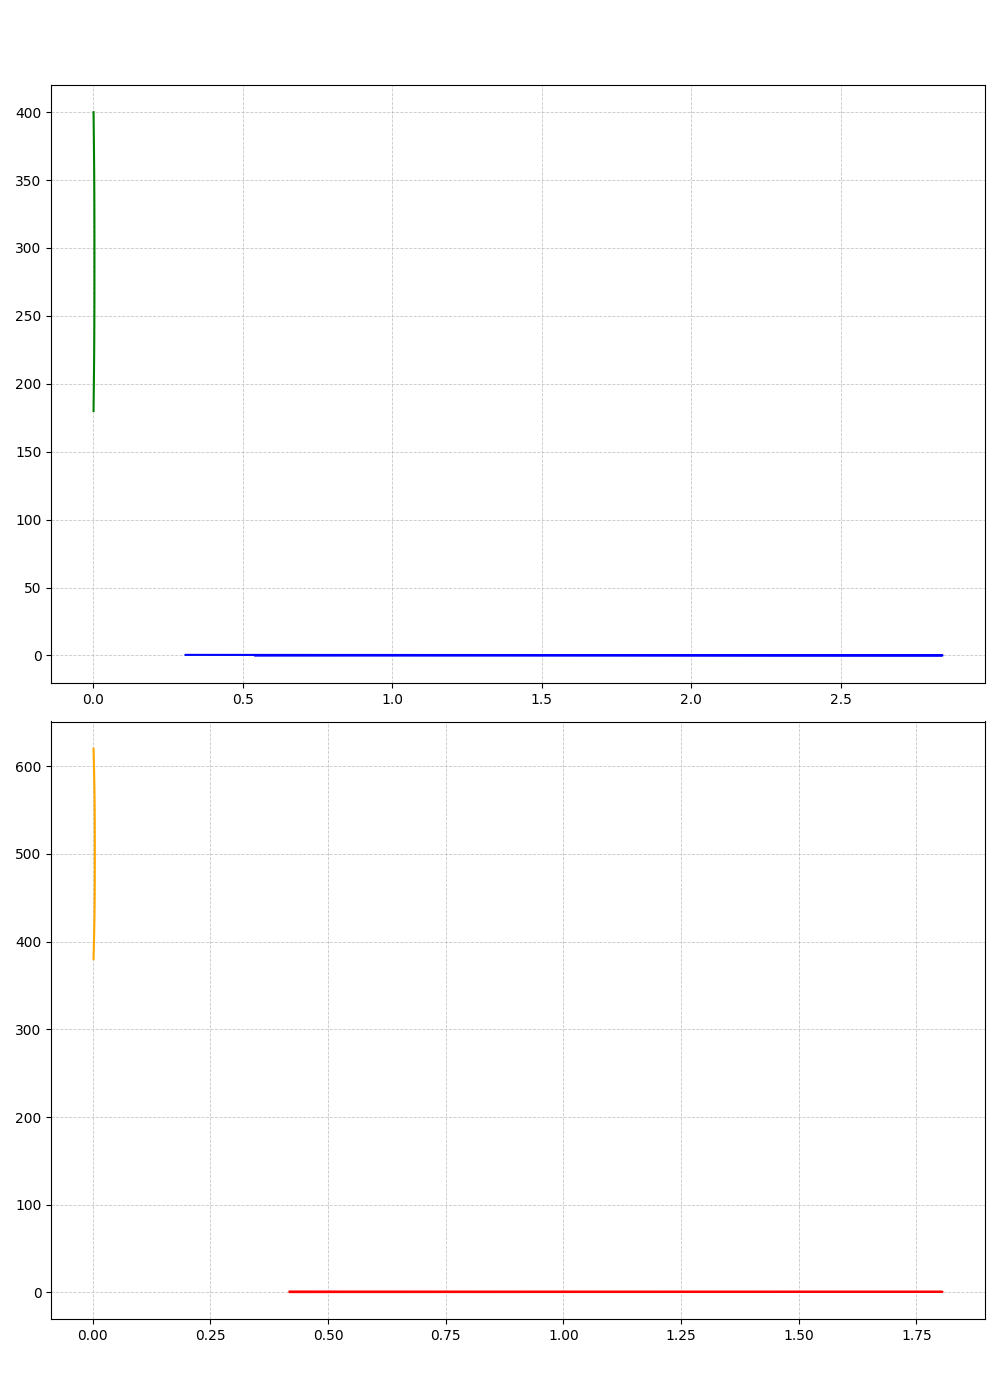

Here is the Python script that generated this plot:
import numpy as np
import matplotlib.pyplot as plt
from scipy.stats import gaussian_kde

# Data
luminosity_star_system1 = np.array([0.01, 0.03, 0.05, 0.07, 0.1, 0.15, 0.2, 0.25, 0.3, 0.35])
temperature_star_system1 = np.array([200, 220, 240, 260, 280, 300, 320, 340, 360, 380])

luminosity_star_system2 = np.array([0.5, 0.55, 0.6, 0.65, 0.7, 0.75, 0.8, 0.85, 0.9, 0.95, 1.0])
temperature_star_system2 = np.array([400, 420, 440, 460, 480, 500, 520, 540, 560, 580, 600])

# Density estimates using Gaussian KDE
kde_luminosity_star_system1 = gaussian_kde(luminosity_star_system1)
kde_temperature_star_system1 = gaussian_kde(temperature_star_system1)
kde_luminosity_star_system2 = gaussian_kde(luminosity_star_system2)
kde_temperature_star_system2 = gaussian_kde(temperature_star_system2)

# Create grid over which to evaluate the KDE
luminosity_grid1 = np.linspace(min(luminosity_star_system1) - 0.1, max(luminosity_star_system1) + 0.1, 100)
temperature_grid1 = np.linspace(min(temperature_star_system1) - 20, max(temperature_star_system1) + 20, 100)
density_luminosity1 = kde_luminosity_star_system1(luminosity_grid1)
density_temperature1 = kde_temperature_star_system1(temperature_grid1)

luminosity_grid2 = np.linspace(min(luminosity_star_system2) - 0.1, max(luminosity_star_system2) + 0.1, 100)
temperature_grid2 = np.linspace(min(temperature_star_system2) - 20, max(temperature_star_system2) + 20, 100)
density_luminosity2 = kde_luminosity_star_system2(luminosity_grid2)
density_temperature2 = kde_temperature_star_system2(temperature_grid2)

# Create plot
fig, ax = plt.subplots(2, 1, figsize=(10, 14), sharex=False)

# Plot for Star System 1
ax[0].plot(density_luminosity1, luminosity_grid1, color='blue')
ax[0].plot(density_temperature1, temperature_grid1, color='green')
ax[0].grid(True, linestyle='--', linewidth=0.6, alpha=0.7)

# Plot for Star System 2
ax[1].plot(density_luminosity2, luminosity_grid2, color='red')
ax[1].plot(density_temperature2, temperature_grid2, color='orange')
ax[1].grid(True, linestyle='--', linewidth=0.6, alpha=0.7)

plt.tight_layout(rect=[0, 0.03, 1, 0.95])
plt.show()
